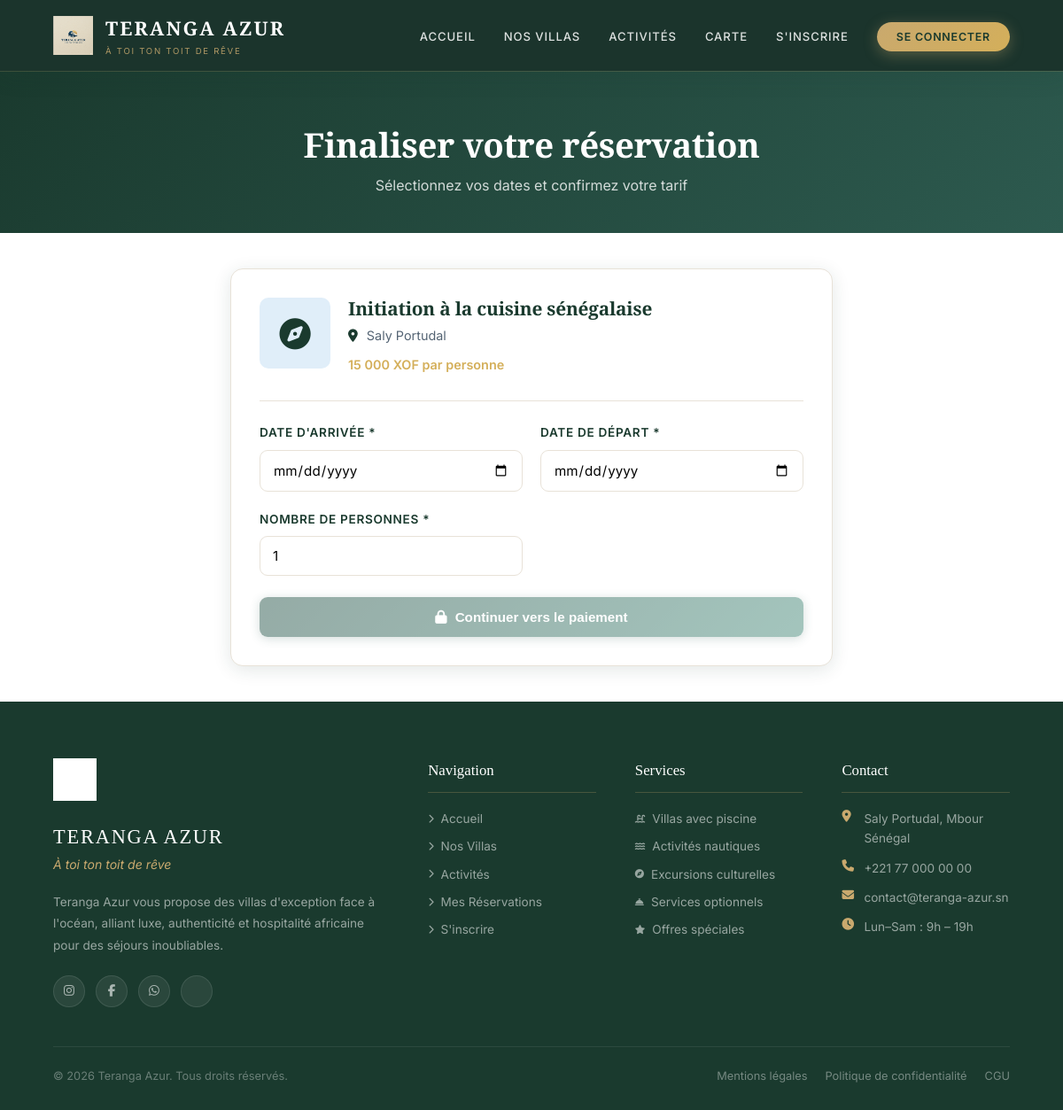
The page /checkout.php?type=activite&id=5 on the database its author committed.
### tables this page shows
CREATE TABLE `activites` (
  `id` int(11) NOT NULL AUTO_INCREMENT,
  `nom_activite` varchar(255) NOT NULL,
  `description` text DEFAULT NULL,
  `duree_heures` int(11) NOT NULL,
  `prix_par_personne` decimal(10,2) NOT NULL,
  `lieu_depart` varchar(255) DEFAULT NULL,
  `created_at` timestamp NULL DEFAULT current_timestamp(),
  `latitude` decimal(10,8) DEFAULT NULL,
  `longitude` decimal(11,8) DEFAULT NULL,
  PRIMARY KEY (`id`)
);

### checkout.php (the view, shortened to what this page needs)
<?php
require_once 'config/db.php';
$type = isset($_GET['type']) ? $_GET['type'] : null;
$item_id = isset($_GET['id']) && is_numeric($_GET['id']) ? (int)$_GET['id'] : null;
$item = null;
$prix_unitaire = 0;
$label_prix = '';
if ($type === 'villa') {
    $s = $pdo->prepare("SELECT id, titre, localisation, prix_par_nuit FROM villas WHERE id = ?");
    $s->execute([$item_id]);
    $item = $s->fetch();
    $label_prix = 'par nuit';
    $prix_unitaire = $item['prix_par_nuit'] ?? 0;
} else {
    $s = $pdo->prepare("SELECT id, nom_activite, lieu_depart, prix_par_personne FROM activites WHERE id = ?");
    $s->execute([$item_id]);
    $item = $s->fetch();
    $label_prix = 'par personne';
    $prix_unitaire = $item['prix_par_personne'] ?? 0;
}
include 'includes/header.php';
?>
<div class="checkout-hero">
  <h1>Finaliser votre réservation</h1>
  <p>Sélectionnez vos dates et confirmez votre tarif</p>
</div>
<div class="checkout-container">
  <div class="checkout-card">
    <div class="item-summary">
      <div class="item-summary-icon">
        <?php if ($type === 'villa'): ?>
          <i class="fas fa-home"></i>
        <?php else: ?>
          <i class="fas fa-compass"></i>
        <?php endif; ?>
      </div>
      <div class="item-summary-info">
        <h2><?= htmlspecialchars($type === 'villa' ? $item['titre'] : $item['nom_activite']) ?></h2>
        <p>
          <i class="fas fa-map-marker-alt" style="color:#1a3a2e;margin-right:6px;"></i>
          <?= htmlspecialchars($type === 'villa' ? $item['localisation'] : $item['lieu_depart']) ?>
        </p>
        <p style="font-weight:600;color:#d4af5a;margin-top:8px;">
          <?= number_format($prix_unitaire, 0, ',', ' ') ?> XOF <?= $label_prix ?>
        </p>
      </div>
    </div>
    <form method="POST">
      <div class="form-grid">
        <div class="form-field">
          <label for="arrivee">Date d'arrivée *</label>
          <input type="date" id="arrivee" name="date_arrivee" required min="<?= date('Y-m-d') ?>">
        </div>
        <div class="form-field">
          <label for="depart">Date de départ *</label>
          <input type="date" id="depart" name="date_depart" required min="<?= date('Y-m-d', strtotime('+1 day')) ?>">
        </div>
        <?php if ($type === 'activite'): ?>
        <div class="form-field" style="grid-column:1;">
          <label for="qty">Nombre de personnes *</label>
          <input type="number" id="qty" name="quantite" min="1" max="20" value="1" required>
        </div>
        <?php endif; ?>
      </div>
      <button type="submit" class="btn-paiement" id="submitBtn" disabled style="opacity:.5;cursor:not-allowed;">
        <i class="fas fa-lock"></i> Continuer vers le paiement
      </button>
    </form>
  </div>
</div>
<?php include 'includes/footer.php'; ?>

### css/style.css (style rules this page uses)
:root { --bleu-profond : #1a3a2e; --bleu-moyen : #2d5a4f; --bleu-clair : #4a8c7d; --bleu-pale : #e0f0ec; --or-sable : #c9a96e; --or-dore : #d4af5a; --or-pale : #fdf6ec; --creme : #f8f5f0; --creme-fonce : #ede8df; --blanc : #ffffff; --texte-sombre : #0c1f30; --texte-gris : #546474; --texte-leger : #8a9aaa; --ombre-sm : 0 2px 8px rgba(26,58,46,0.09); --ombre-md : 0 6px 24px rgba(26,58,46,0.13); --ombre-lg : 0 16px 48px rgba(26,58,46,0.18); --gradient-hero: linear-gradient(150deg,rgba(26,58,46,0.94) 0%,rgba(45,90,79,0.80) 55%,rgba(74,140,125,0.55) 100%); --gradient-or : linear-gradient(135deg,#c9a96e,#d4af5a); --radius-sm : 8px; --radius-md : 14px; --radius-lg : 20px; --radius-xl : 28px; --transition : all 0.3s cubic-bezier(0.4,0,0.2,1); --border : 1px solid #e8e2d8; }
*, *::before, *::after { margin:0; padding:0; box-sizing:border-box; }
html { scroll-behavior:smooth; font-size:16px; }
body { font-family: 'Inter', sans-serif; color: var(--texte-sombre); background: var(--blanc); overflow-x: hidden; line-height: 1.65; padding-top: 80px; }
h1, h2, h3, h4 { font-family: 'Cormorant Garamond', serif; font-weight: 600; line-height: 1.2; letter-spacing: -0.01em; }
h1 { font-size: clamp(2.2rem, 5vw, 4.5rem); }
h2 { font-size: clamp(1.7rem, 3.5vw, 2.8rem); }
p { line-height: 1.7; }

### checkout.php (style rules this page uses)
.checkout-hero { background: linear-gradient(135deg, #1a3a2e 0%, #2d5a4f 100%); padding: 60px 5% 40px; color: #fff; text-align: center; }
.checkout-hero h1 { font-family: 'Cormorant Garamond', serif; font-size: 2.4rem; margin: 0; }
.checkout-hero p { opacity: .8; margin: 10px 0 0; max-width: 540px; margin-left: auto; margin-right: auto; }
.checkout-container { max-width: 800px; margin: 40px auto; padding: 0 5%; }
.checkout-card { background: #fff; border: 1px solid #e8e2d8; border-radius: 14px; padding: 32px; box-shadow: 0 4px 20px rgba(26,58,46,.12); margin-bottom: 24px; }
.item-summary { display: flex; gap: 20px; padding-bottom: 24px; border-bottom: 1px solid #e8e2d8; margin-bottom: 24px; }
.item-summary-icon { width: 80px; height: 80px; border-radius: 10px; background: #e0eef9; display: flex; align-items: center; justify-content: center; font-size: 2.2rem; flex-shrink: 0; color: #1a3a2e; }
.item-summary-info h2 { margin: 0 0 6px; font-size: 1.3rem; color: #1a3a2e; }
.item-summary-info p { margin: 4px 0; font-size: 0.9rem; color: #546474; }
.form-grid { display: grid; grid-template-columns: 1fr 1fr; gap: 20px; margin-bottom: 24px; }
.form-field { display: flex; flex-direction: column; }
.form-field label { font-size: 0.85rem; font-weight: 600; color: #1a3a2e; margin-bottom: 8px; text-transform: uppercase; letter-spacing: 0.05em; }
.form-field input, .form-field select { padding: 12px 14px; border: 1px solid #e8e2d8; border-radius: 9px; font-size: 0.95rem; font-family: inherit; transition: border-color .2s, box-shadow .2s; }
.btn-paiement { display: inline-flex; align-items: center; gap: 9px; padding: 14px 32px; background: linear-gradient(135deg, #2d5a4f 0%, #4a8c7d 100%); color: #fff; border: none; border-radius: 9px; font-size: 0.95rem; font-weight: 600; cursor: pointer; transition: box-shadow .2s, transform .2s; box-shadow: 0 2px 12px rgba(45,90,79,.4); width: 100%; justify-content: center; }

### rows shown on the page
activites: nom_activite "Initiation à la cuisine sénégalaise", lieu_depart "Saly Portudal", prix_par_personne "15 000"

### other values the page prints
$label_prix "par personne"
